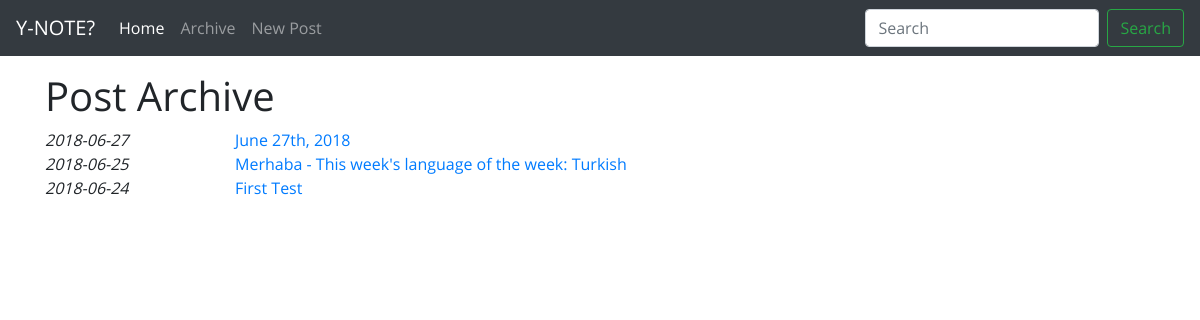
The app's page /archive.php, older data.
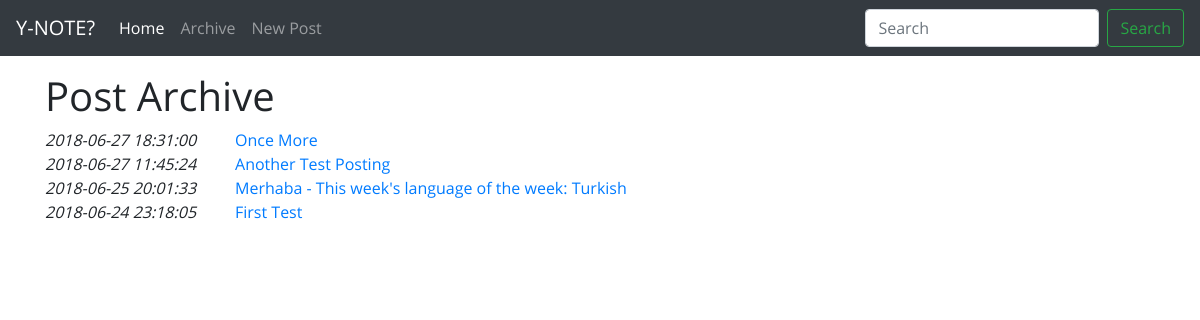
The same page, newer data.
### tables this page shows
CREATE TABLE `posts` (
  `id_post` int(11) NOT NULL AUTO_INCREMENT,
  `date_post` datetime DEFAULT NULL,
  `title_post` varchar(255) DEFAULT NULL,
  `content` text,
  PRIMARY KEY (`id_post`)
);

### archive.php (the view, shortened to what this page needs)
<?php
    include "header.php";
    include "navbar.php";
    include_once "config.php";
    $sql = "SELECT id_post, date_post, title_post FROM posts ORDER BY date_post DESC";
    $result_sql = mysqli_query($db_handle, $sql);
    echo "<h1>Post Archive</h1>";
    while($row = mysqli_fetch_array($result_sql)) {
        echo <<<EOD
    <div class="row">
        <div class="col-md-2">
            <em>{$row['date_post']}</em>
        </div>
        <div class="col-md-10">
            <a href="readpost.php?id-post={$row['id_post']}">{$row['title_post']}</a>
        </div>
    </div>
EOD;
    }
    include "tail.php";

Row changes from the older to the newer data that the page shows:
added posts: date_post "2018-06-27 18:31:00", title_post "Once More"
changed posts: date_post "2018-06-27" → "2018-06-27 11:45:24"; title_post "June 27th, 2018" → "Another Test Posting"
changed posts "Merhaba - This week's language of the week: Turkish": date_post "2018-06-25" → "2018-06-25 20:01:33"
changed posts "First Test": date_post "2018-06-24" → "2018-06-24 23:18:05"
